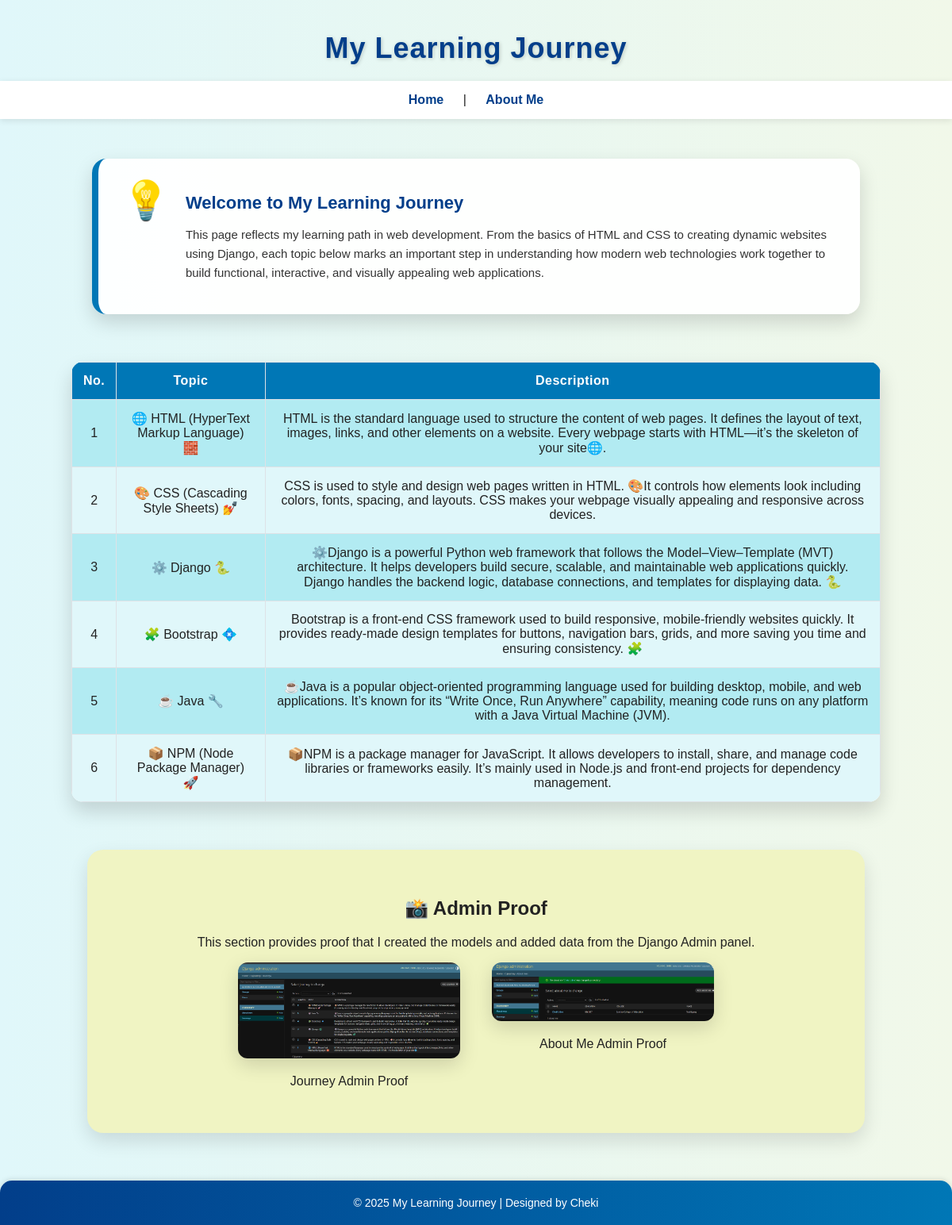
The page / on the database its author committed.
### cuJourney/models.py (models this page shows, shortened)
class Journey(models.Model):
    number = models.PositiveIntegerField()
    topic = models.CharField(max_length=100)
    description = models.TextField()

### cuJourney/views.py (the view)
# urls.py: path('', views.index, name='index'),
def index(request):
    journeys = Journey.objects.all().order_by('number')
    return render(request, 'index.html', {'journeys': journeys})

### cuJourney/templates/index.html (shortened to what this page needs)
{% load static %}
<!DOCTYPE html>
<html lang="en">
<head>
    <link rel="stylesheet" href="{% static 'styles/styles.css' %}">
</head>
<body>
    <h1>My Learning Journey</h1>
    <nav>
        <a href="/">Home</a> |
        <a href="/about/">About Me</a>
    </nav>
    <section class="intro-card">
        <div class="icon">💡</div>
        <div class="intro-text">
            <h2>Welcome to My Learning Journey</h2>
            <p>
                This page reflects my learning path in web development.
                From the basics of HTML and CSS to creating dynamic websites using Django,
                each topic below marks an important step in understanding how modern web technologies work together
                to build functional, interactive, and visually appealing web applications.
            </p>
        </div>
    </section>
    <table>
        <tr>
            <th>No.</th>
            <th>Topic</th>
            <th>Description</th>
        </tr>
        {% for journey in journeys %}
        <tr>
            <td>{{ journey.number }}</td>
            <td>{{ journey.topic }}</td>
            <td>{{ journey.description }}</td>
        </tr>
        {% empty %}
        <tr>
            <td colspan="3">No learning topics added yet.</td>
        </tr>
        {% endfor %}
    </table>
    <section class="admin-proof">
        <h2>📸 Admin Proof</h2>
        <p>This section provides proof that I created the models and added data from the Django Admin panel.</p>
        <div class="proof-container">
            <div class="proof-item">
                <img src="{% static 'images/admin_journey.png' %}" alt="Journey Model in Admin">
                <p class="proof-caption">Journey Admin Proof</p>
            </div>
            <div class="proof-item">
                <img src="{% static 'images/admin_aboutme.png' %}" alt="AboutMe Model in Admin">
                <p class="proof-caption">About Me Admin Proof</p>
            </div>
        </div>
    </section>
    <footer>
        © 2025 My Learning Journey | Designed by Cheki
    </footer>
</body>
</html>

### cuJourney/static/styles/styles.css (style rules this page uses)
body { font-family: 'Poppins', sans-serif; background: linear-gradient(to right, #e0f7fa, #f1f8e9); color: #222; margin: 0; padding: 0; }
h1 { text-align: center; font-size: 36px; color: #023e8a; margin: 40px 0 20px 0; letter-spacing: 1px; font-weight: 700; text-shadow: 1px 1px 5px rgba(0,0,0,0.2); transition: transform 0.3s, color 0.3s; }
nav { text-align: center; background-color: #ffffff; padding: 15px 0; box-shadow: 0 2px 8px rgba(0,0,0,0.1); margin-bottom: 30px; }
nav a { color: #023e8a; text-decoration: none; margin: 0 20px; font-weight: 600; font-size: 16px; transition: all 0.3s ease; }
.intro-card { display: flex; align-items: flex-start; gap: 20px; max-width: 900px; margin: 50px auto; padding: 25px 30px; background: rgba(255,255,255,0.95); border-radius: 18px; box-shadow: 0 10px 25px rgba(0,0,0,0.15); border-left: 8px solid #0077b6; }
.icon { font-size: 48px; color: #0077b6; }
.intro-text h2 { color: #023e8a; margin-bottom: 10px; font-size: 22px; }
.intro-text p { color: #333; line-height: 1.6; font-size: 15px; }
table { width: 85%; margin: 60px auto; border-collapse: collapse; background-color: #ffffff; border-radius: 15px; overflow: hidden; box-shadow: 0 12px 25px rgba(0,0,0,0.15); }
th, td { border: 1px solid #dee2e6; padding: 14px; text-align: center; }
th { background: #0077b6; color: white; font-weight: bold; letter-spacing: 0.5px; }
td { background-color: #e0f7fa; }
tr:nth-child(even) td { background-color: #b2ebf2; }
footer { background: linear-gradient(90deg, #023e8a, #0077b6); color: white; text-align: center; padding: 20px; margin-top: 50px; font-size: 14px; box-shadow: 0 -2px 6px rgba(0,0,0,0.1); border-top-left-radius: 15px; border-top-right-radius: 15px; }
.admin-proof { text-align: center; margin: 60px auto; background-color: #f0f4c3; padding: 40px; border-radius: 20px; max-width: 900px; box-shadow: 0 10px 25px rgba(0,0,0,0.12); }
.admin-proof .proof-container { display: flex; flex-wrap: wrap; gap: 40px; justify-content: center; }
.admin-proof img { max-width: 280px; border-radius: 12px; box-shadow: 0 8px 25px rgba(0,0,0,0.15); transition: transform 0.3s, box-shadow 0.3s; }

### rows shown on the page
Journey: number "1", topic "🌐 HTML (HyperText Markup Language) 🧱", description "HTML is the standard language used to structure the content of web pages. It defines the layout of text, images, links, and other elements on a website. Every webpage starts with HTML—it’s the skeleton of your site🌐."
Journey: number "2", topic "🎨 CSS (Cascading Style Sheets) 💅", description "CSS is used to style and design web pages written in HTML. 🎨It controls how elements look including colors, fonts, spacing, and layouts. CSS makes your webpage visually appealing and responsive across devices."
Journey: number "3", topic "⚙️ Django 🐍", description "⚙️Django is a powerful Python web framework that follows the Model–View–Template (MVT) architecture. It helps developers build secure, scalable, and maintainable web applications quickly. Django handles the backend logic, database connections, and templates for displaying data. 🐍"
Journey: number "4", topic "🧩 Bootstrap 💠", description "Bootstrap is a front-end CSS framework used to build responsive, mobile-friendly websites quickly. It provides ready-made design templates for buttons, navigation bars, grids, and more saving you time and ensuring consistency. 🧩"
Journey: number "5", topic "☕ Java 🔧", description "☕Java is a popular object-oriented programming language used for building desktop, mobile, and web applications. It’s known for its “Write Once, Run Anywhere” capability, meaning code runs on any platform with a Java Virtual Machine (JVM)."
Journey: number "6", topic "📦 NPM (Node Package Manager) 🚀", description "📦NPM is a package manager for JavaScript. It allows developers to install, share, and manage code libraries or frameworks easily. It’s mainly used in Node.js and front-end projects for dependency management."
